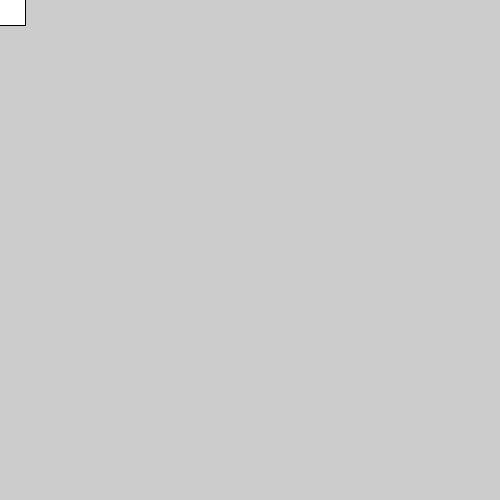
Frame 1 (no input)
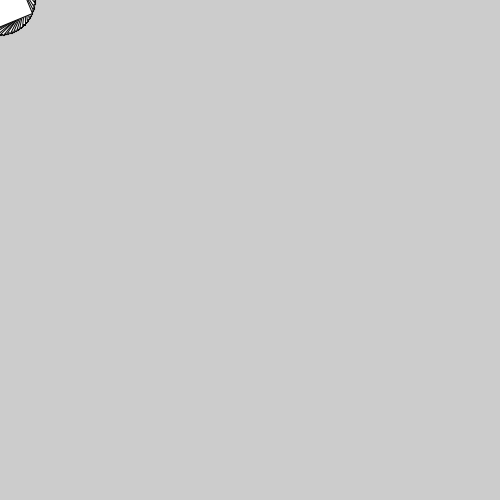
Frame 60 (the mouse pressed at the canvas centre just before this capture)
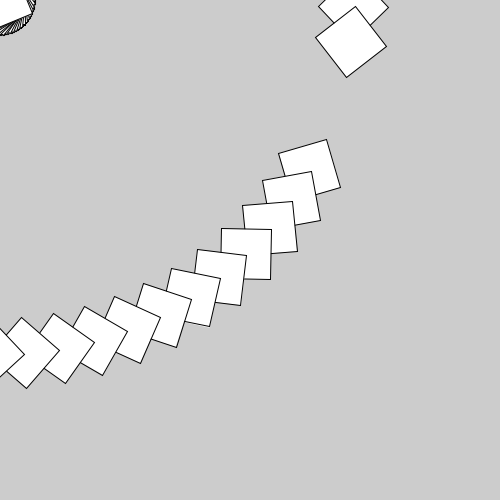
Frame 120 (the mouse held since frame 60 and released just before this capture)

The Processing sketch that drew these frames (run headless with seeded random() and noise(); from frame 60 on, the mouse is pressed at the canvas centre):

// Processing sketch: sketch_6_rotasi_dan_translasi
// ── sketch_6_rotasi_dan_translasi.pde
float angle = 0.0;

void setup() {
  size(500,500);
}

void draw() {
  rotate(angle);
  translate(mouseX,mouseY);
  rect(-25,-25,50,50); 
  angle += 0.1;
}
